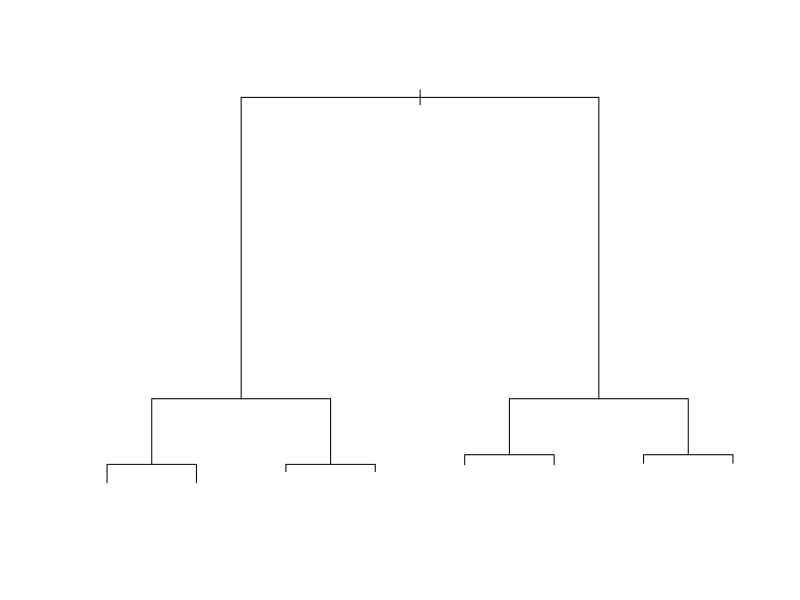

The R source for this figure: (Note: this script raises an error after producing the figure.)
library(rpart)
n <- 1000
sigma <- 0.25
# set.seed(1) # if using R 3.5 or ealier
set.seed(1, sample.kind = "Rounding") # if using R 3.6 or later
x <- rnorm(n, 0, 1)
y <- 0.75 * x + rnorm(n, 0, sigma)
dat <- data.frame(x = x, y = y)
fit <- rpart(y ~ ., data = dat) 
plot(fit)
dat %>% 
  mutate(y_hat = predict(fit)) %>% 
  ggplot() +
  geom_point(aes(x, y)) +
  geom_step(aes(x, y_hat), col=2)
library(randomForest)
fit <- randomForest(y ~ x, data = dat)
  dat %>% 
  mutate(y_hat = predict(fit)) %>% 
  ggplot() +
  geom_point(aes(x, y)) +
  geom_step(aes(x, y_hat), col = "red")
plot(fit)  
library(randomForest)
fit <- randomForest(y ~ x, data = dat, nodesize = 50, maxnodes = 25)
  dat %>% 
  mutate(y_hat = predict(fit)) %>% 
  ggplot() +
  geom_point(aes(x, y)) +
  geom_step(aes(x, y_hat), col = "blue")  
  
library(rpart)
library(caret)
data=tissue_gene_expression
train(data$x,data$y,method='rpart')

